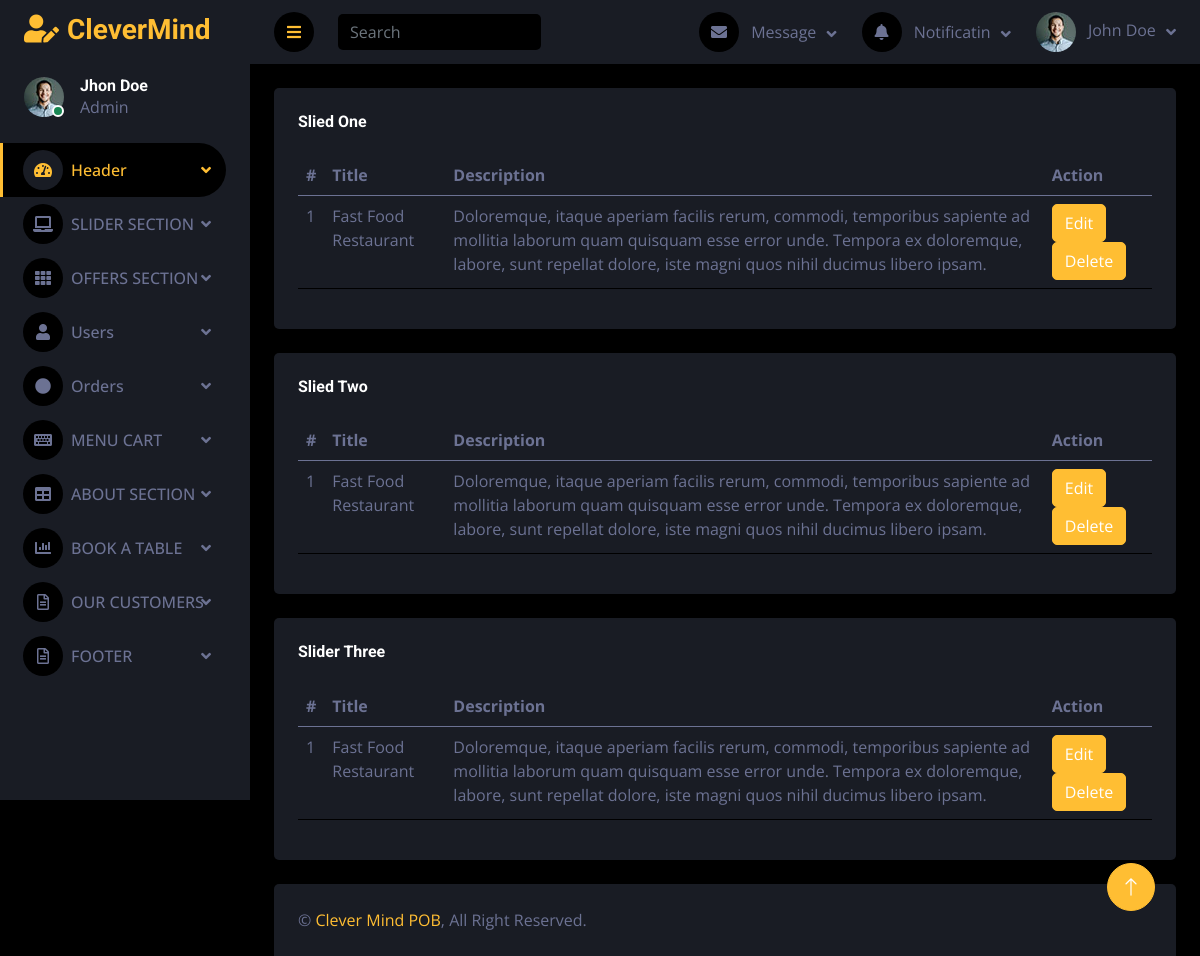
Page /darkpan-1.0.0/view_all_slider.php on the committed database.
### tables this page shows
CREATE TABLE `slider_one` (
  `id` int(100) NOT NULL,
  `title` varchar(250) NOT NULL,
  `description` varchar(250) NOT NULL
);

CREATE TABLE `slider_two` (
  `id` int(100) NOT NULL,
  `title` varchar(250) NOT NULL,
  `description` varchar(250) NOT NULL
);

CREATE TABLE `slider_three` (
  `id` int(100) NOT NULL,
  `title` varchar(250) NOT NULL,
  `description` varchar(250) NOT NULL
);

### darkpan-1.0.0/view_all_slider.php (the view, shortened to what this page needs)
<?php
require_once("conn.php");
?>
<!DOCTYPE html>
<html lang="en">
<head>
    <link href="https://cdnjs.cloudflare.com/ajax/libs/font-awesome/5.10.0/css/all.min.css" rel="stylesheet">
    <link href="https://cdn.jsdelivr.net/npm/bootstrap-icons@1.4.1/font/bootstrap-icons.css" rel="stylesheet">
    <link href="lib/owlcarousel/assets/owl.carousel.min.css" rel="stylesheet">
    <link href="lib/tempusdominus/css/tempusdominus-bootstrap-4.min.css" rel="stylesheet" />
    <link href="css/bootstrap.min.css" rel="stylesheet">
    <link href="css/style.css" rel="stylesheet">
</head>
<body>
    <div class="container-fluid position-relative d-flex p-0">
        <div class="sidebar pe-4 pb-3">
            <nav class="navbar bg-secondary navbar-dark">
                <a href="index.html" class="navbar-brand mx-4 mb-3">
                    <h3 class="text-primary"><i class="fa fa-user-edit me-2"></i>CleverMind</h3>
                </a>
                <div class="d-flex align-items-center ms-4 mb-4">
                    <div class="position-relative">
                        <img class="rounded-circle" src="img/user.jpg" alt="" style="width: 40px; height: 40px;">
                        <div class="bg-success rounded-circle border border-2 border-white position-absolute end-0 bottom-0 p-1"></div>
                    </div>
                    <div class="ms-3">
                        <h6 class="mb-0">Jhon Doe</h6>
                        <span>Admin</span>
                    </div>
                </div>
                <div class="navbar-nav w-100">
                <div class="nav-item dropdown">
                    <a href="index.html" class="nav-link dropdown-toggle active" data-bs-toggle="dropdown"><i class="fa fa-tachometer-alt me-2"></i>Header</a>
                </div>
                <div class="nav-item dropdown">
                    <a href="#" class="nav-link dropdown-toggle" data-bs-toggle="dropdown"><i class="fa fa-laptop me-2"></i>SLIDER SECTION</a>
                </div>
                <div class="nav-item dropdown">
                    <a href="widget.html" class="nav-link dropdown-toggle " data-bs-toggle="dropdown"><i class="fa fa-th me-2"></i>OFFERS SECTION</a>
                </div>
                <div class="nav-item dropdown">
                    <a href="widget.html" class="nav-link dropdown-toggle " data-bs-toggle="dropdown"><i class="fa fa-user me-2"></i>Users</a>
                </div>
                <div class="nav-item dropdown">
                    <a href="widget.html" class="nav-link dropdown-toggle " data-bs-toggle="dropdown"><i class="fa fa-circle me-2"></i>Orders</a>
                </div>
                <div class="nav-item dropdown">
                    <a href="form.html" class="nav-link dropdown-toggle " data-bs-toggle="dropdown"><i class="fa fa-keyboard me-2"></i>MENU CART</a>
                </div>
                <div class="nav-item dropdown">
                    <a href="table.html" class="nav-link dropdown-toggle " data-bs-toggle="dropdown"><i class="fa fa-table me-2"></i>ABOUT SECTION</a>
                </div>
                <div class="nav-item dropdown">
                    <a href="chart.html" class="nav-link dropdown-toggle " data-bs-toggle="dropdown"><i class="fa fa-chart-bar me-2"></i>BOOK A TABLE</a>
                </div>
                <div class="nav-item dropdown">
                    <a href="#" class="nav-link dropdown-toggle" data-bs-toggle="dropdown"><i class="far fa-file-alt me-2"></i>OUR CUSTOMERS</a>
                </div>
                <div class="nav-item dropdown">
                    <a href="#" class="nav-link dropdown-toggle" data-bs-toggle="dropdown"><i class="far fa-file-alt me-2"></i>FOOTER</a>
                </div>
            </div>
            </nav>
        </div>
        <div class="content">
            <nav class="navbar navbar-expand bg-secondary navbar-dark sticky-top px-4 py-0">
                <a href="#" class="sidebar-toggler flex-shrink-0">
                    <i class="fa fa-bars"></i>
                </a>
                <form class="d-none d-md-flex ms-4">
                    <input class="form-control bg-dark border-0" type="search" placeholder="Search">
                </form>
                <div class="navbar-nav align-items-center ms-auto">
                    <div class="nav-item dropdown">
                        <a href="#" class="nav-link dropdown-toggle" data-bs-toggle="dropdown">
                            <i class="fa fa-envelope me-lg-2"></i>
                            <span class="d-none d-lg-inline-flex">Message</span>
                        </a>
                    </div>
                    <div class="nav-item dropdown">
                        <a href="#" class="nav-link dropdown-toggle" data-bs-toggle="dropdown">
                            <i class="fa fa-bell me-lg-2"></i>
                            <span class="d-none d-lg-inline-flex">Notificatin</span>
                        </a>
                    </div>
                    <div class="nav-item dropdown">
                        <a href="#" class="nav-link dropdown-toggle" data-bs-toggle="dropdown">
                            <img class="rounded-circle me-lg-2" src="img/user.jpg" alt="" style="width: 40px; height: 40px;">
                            <span class="d-none d-lg-inline-flex">John Doe</span>
                        </a>
                    </div>
                </div>
            </nav>
            <div class="container-fluid pt-4 px-4">
                <div class="row g-4">
                    <div class="col-12">
                        <div class="bg-secondary rounded h-100 p-4">
                            <h6 class="mb-4">Slied One</h6>
                            <div class="table-responsive">
                                <table class="table">
                                    <thead>
                                       <tr>
                                          <th>#</th>
                                          <th>Title</th>
                                          <th>Description</th>
                                          <th>Action</th>
                                       </tr>
                                    </thead>
                                    <tbody>
                                    <?php
                                       $sql = "SELECT * FROM  slider_one";
                                       $result = mysqli_query($conn, $sql);
                                       $countRow = mysqli_num_rows($result);
                                       if ($countRow > 0) {
                                          $i = 1;
                                          while ($row = mysqli_fetch_assoc($result)) {
                                             echo "
                                             <tr>
                                             <td>{$i}</td>
                                             <td>{$row['title']}</td>
                                             <td>{$row['description']}</td>
                                             <td>
                                             <a href='add_new_slider.php?edit1={$row['id']}'>
                                             <button data-toggle='tooltip' title='Edit' class='btn btn-primary mr-2'>
                                             Edit
                                             </button>
                                             </a>
                                             <a href='view_all_slider.php?delete1={$row['id']}'>
                                             <button data-toggle='tooltip' title='Trash' class='btn btn-primary mr-2'>
                                             Delete
                                             </button>
                                             </a>
                                             </td>
                                             </tr>
                                             ";
                                             $i++;
                                          }
                                       }
                                       ?>
                                    </tbody>
                                </table>
                            </div>
                        </div>
                    </div>
                    <div class="col-12">
                        <div class="bg-secondary rounded h-100 p-4">
                            <h6 class="mb-4">Slied Two</h6>
                            <div class="table-responsive">
                                <table class="table">
                                    <thead>
                                       <tr>
                                          <th>#</th>
                                          <th>Title</th>
                                          <th>Description</th>
                                          <th>Action</th>
                                       </tr>
                                    </thead>
                                    <tbody>
                                    <?php
                                       $sql = "SELECT * FROM  slider_two";
                                       $result = mysqli_query($conn, $sql);
                                       $countRow = mysqli_num_rows($result);
                                       if ($countRow > 0) {
                                          $i = 1;
                                          while ($row = mysqli_fetch_assoc($result)) {
                                             echo "
                                             <tr>
                                             <td>{$i}</td>
                                             <td>{$row['title']}</td>
                                             <td>{$row['description']}</td>
                                             <td>
                                             <a href='add_new_slider.php?edit2={$row['id']}'>
                                             <button data-toggle='tooltip' title='Edit' class='btn btn-primary mr-2'>
                                             Edit
                                             </button>
                                             </a>
                                             <a href='view_all_slider.php?delete2={$row['id']}'>
                                             <button data-toggle='tooltip' title='Trash' class='btn btn-primary mr-2'>
                                             Delete
                                             </button>
                                             </a>
                                             </td>
                                             </tr>
                                             ";
                                             $i++;
                                          }
                                       }
                                       ?>
                                    </tbody>
                                </table>
                            </div>
                        </div>
                    </div>
                    <div class="col-12">
                        <div class="bg-secondary rounded h-100 p-4">
                            <h6 class="mb-4">Slider Three</h6>
                            <div class="table-responsive">
                                <table class="table">
                                    <thead>
                                       <tr>
                                          <th>#</th>
                                          <th>Title</th>
                                          <th>Description</th>
                                          <th>Action</th>
                                       </tr>
                                    </thead>
                                    <tbody>
                                    <?php
                                       $sql = "SELECT * FROM  slider_three";
                                       $result = mysqli_query($conn, $sql);
                                       $countRow = mysqli_num_rows($result);
                                       if ($countRow > 0) {
                                          $i = 1;
                                          while ($row = mysqli_fetch_assoc($result)) {
                                             echo "
                                             <tr>
                                             <td>{$i}</td>
                                             <td>{$row['title']}</td>
                                             <td>{$row['description']}</td>
                                             <td>
                                             <a href='add_new_slider.php?edit3={$row['id']}'>
                                             <button data-toggle='tooltip' title='Edit' class='btn btn-primary mr-2'>
                                             Edit
                                             </button>
                                             </a>
                                             <a href='view_all_slider.php?delete3={$row['id']}'>
                                             <button data-toggle='tooltip' title='Trash' class='btn btn-primary mr-2'>
                                             Delete
                                             </button>
                                             </a>
                                             </td>
                                             </tr>
                                             ";
                                             $i++;
                                          }
                                       }
                                       ?>
                                    </tbody>
                                </table>
                            </div>
                        </div>
                    </div>
                </div>
            </div>
            <div class="container-fluid pt-4 px-4">
                <div class="bg-secondary rounded-top p-4">
                    <div class="row">
                        <div class="col-12 col-sm-6 text-center text-sm-start">
                            &copy; <a href="#">Clever Mind POB</a>, All Right Reserved.
                        </div>
                    </div>
                </div>
            </div>
        </div>
        <a href="#" class="btn btn-lg btn-primary btn-lg-square back-to-top"><i class="bi bi-arrow-up"></i></a>
    </div>
</body>
</html>

### rows in the picture
slider_one: title "Fast Food Restaurant", description "Doloremque, itaque aperiam facilis rerum, commodi, temporibus sapiente ad mollitia laborum quam quisquam esse error unde. Tempora ex doloremque, labore, sunt repellat dolore, iste magni quos nihil ducimus libero ipsam."
slider_two: title "Fast Food Restaurant", description "Doloremque, itaque aperiam facilis rerum, commodi, temporibus sapiente ad mollitia laborum quam quisquam esse error unde. Tempora ex doloremque, labore, sunt repellat dolore, iste magni quos nihil ducimus libero ipsam."
slider_three: title "Fast Food Restaurant", description "Doloremque, itaque aperiam facilis rerum, commodi, temporibus sapiente ad mollitia laborum quam quisquam esse error unde. Tempora ex doloremque, labore, sunt repellat dolore, iste magni quos nihil ducimus libero ipsam."
